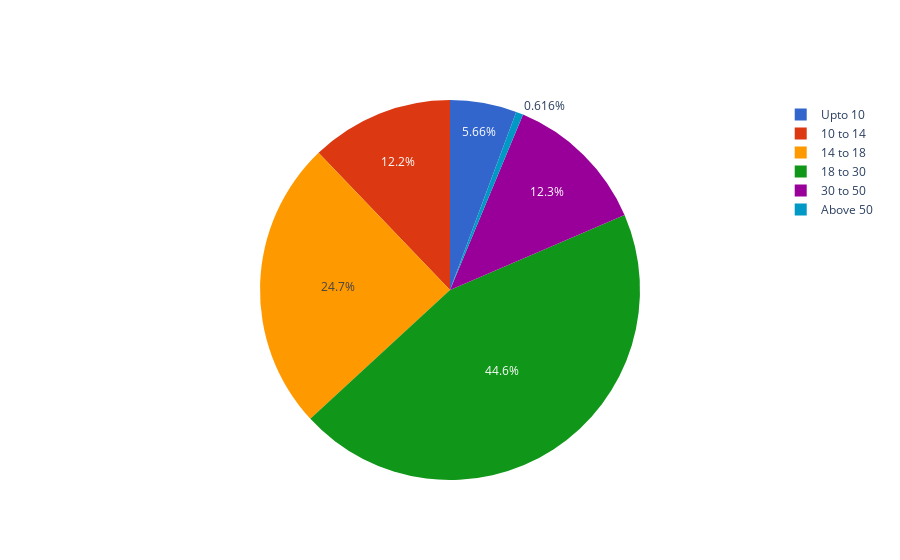

The cell this chart's notebook holds for it:
### Markdown cell above
### Distribution of age groups of victims <a class="anchor" id="section_1_3"></a>

### Code cell
above_50 = inc_victims['Victims_Above_50_Yrs'].sum()
ten_to_14 = inc_victims['Victims_Between_10-14_Yrs'].sum()
fourteen_to_18 = inc_victims['Victims_Between_14-18_Yrs'].sum()
eighteen_to_30 = inc_victims['Victims_Between_18-30_Yrs'].sum()
thirty_to_50 = inc_victims['Victims_Between_30-50_Yrs'].sum()
upto_10 = inc_victims['Victims_Upto_10_Yrs'].sum()

age_grp = ['Upto 10','10 to 14','14 to 18','18 to 30','30 to 50','Above 50']
age_group_vals = [upto_10,ten_to_14,fourteen_to_18,eighteen_to_30,thirty_to_50,above_50]

fig = go.Figure(data=[go.Pie(labels=age_grp, values=age_group_vals,sort=False,
                            marker=dict(colors=px.colors.qualitative.G10),textfont_size=12)])

fig.show()

### Figure 1 — Plotly figure (JSON) as saved in the notebook; plotly's stock layout.template omitted (floating-point values rounded to 4 significant figures)
{"data": [{"labels": ["Upto 10", "10 to 14", "14 to 18", "18 to 30", "30 to 50", "Above 50"], "marker": {"colors": ["#3366CC", "#DC3912", "#FF9900", "#109618", "#990099", "#0099C6", "#DD4477", "#66AA00", "#B82E2E", "#316395"]}, "sort": false, "textfont": {"size": 12}, "type": "pie", "values": [239, 513, 1042, 1882, 517, 26]}], "layout": {"autosize": true}}
